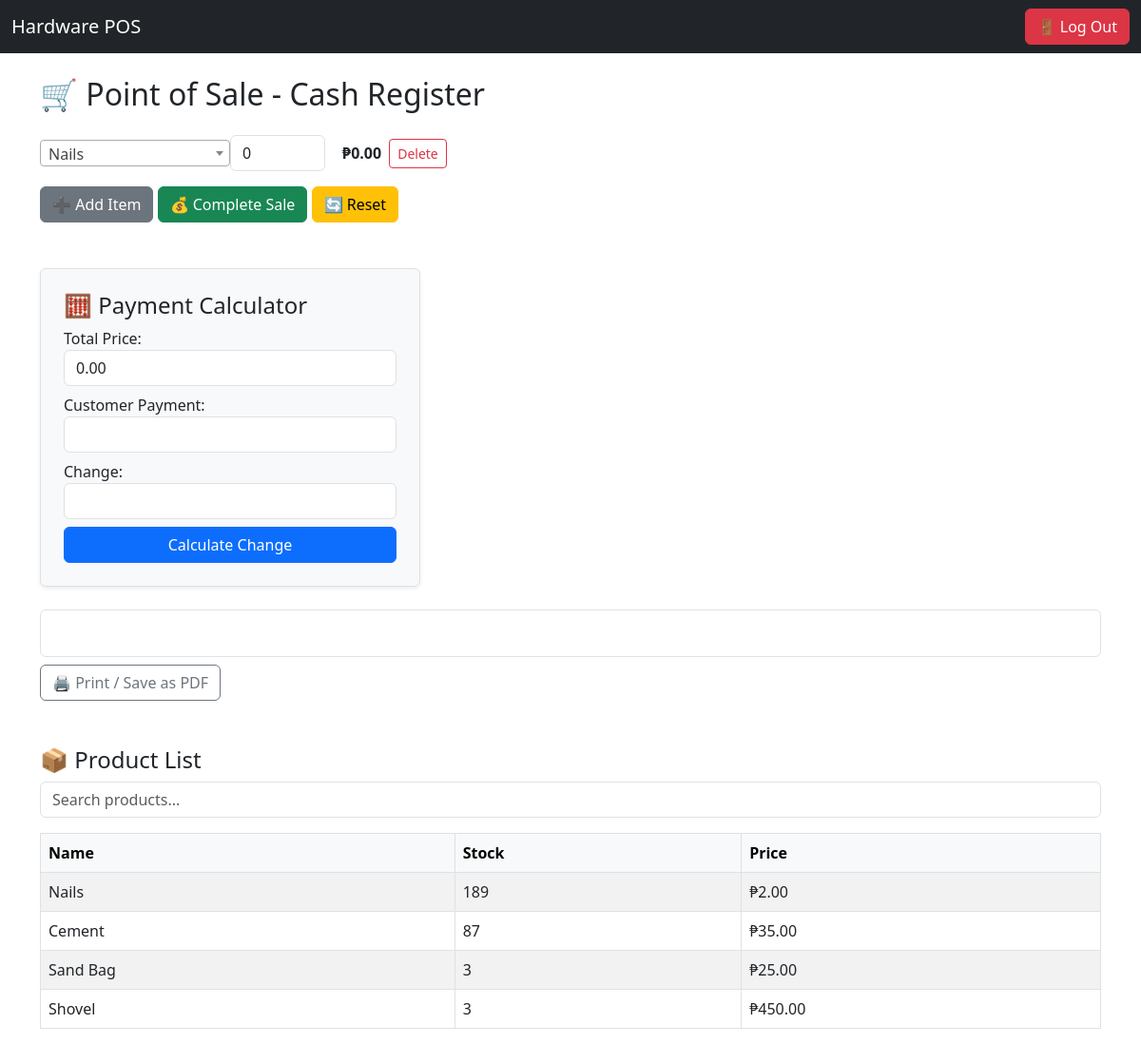
Page /pos/ (signed in) on the earlier database version.
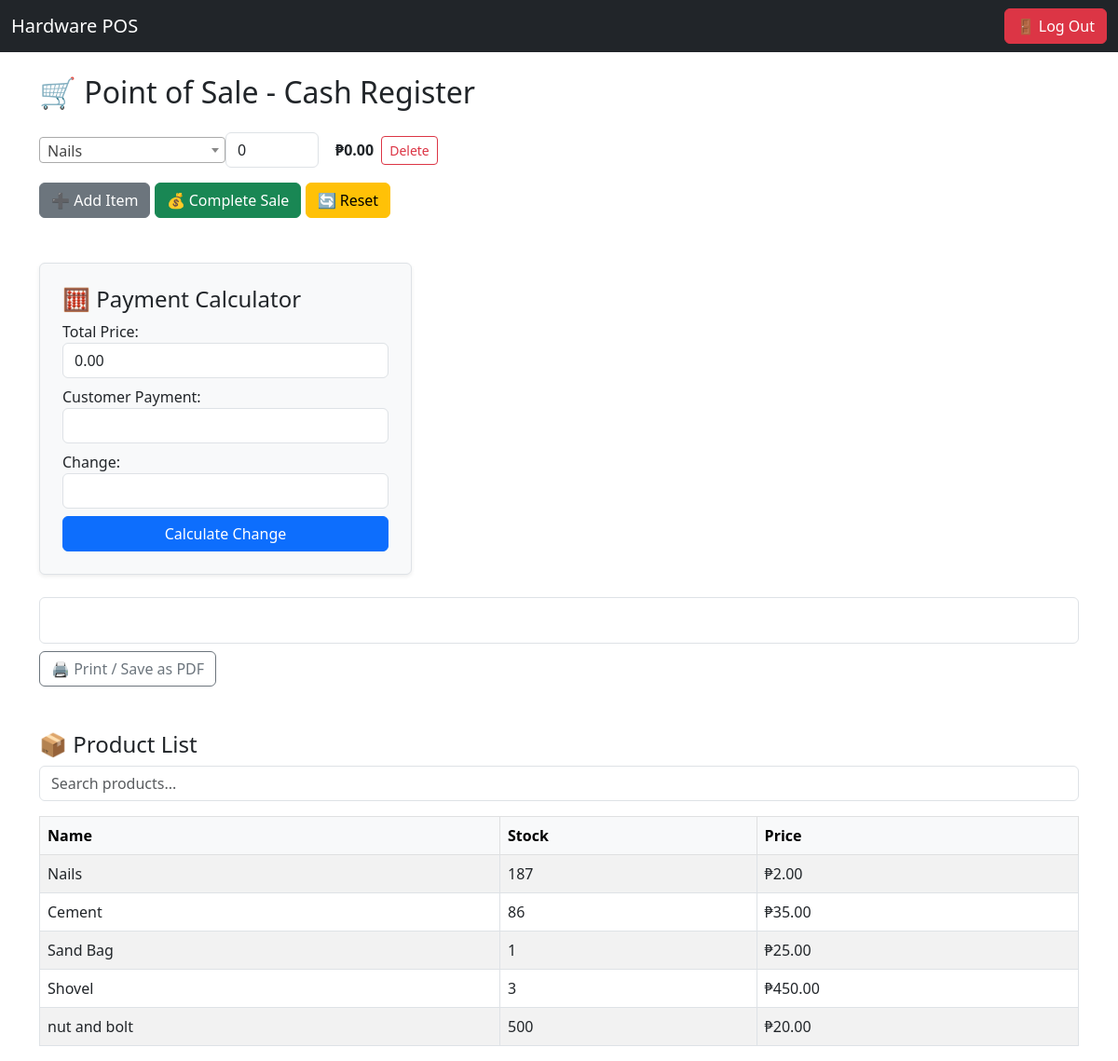
Same page on the later database version.
### core/models.py (models this page shows, shortened)
class Product(models.Model):
    name = models.CharField(max_length=100)
    description = models.TextField(blank=True)
    stock = models.PositiveIntegerField(default=0)
    price = models.DecimalField(max_digits=10, decimal_places=2)
    low_stock_threshold = models.PositiveIntegerField(default=5)
    low_stock_threshold = models.IntegerField(default=5
                                              )

### core/views.py (the view, shortened to what this page needs)
# urls.py: path('pos/', views.pos_view, name='pos_view'),
@user_passes_test(is_cashier)
@login_required
def pos_view(request):
    formset = POSFormSet(request.POST or None)
    return render(request, 'core/pos.html', {
        'formset': formset,
        'products': Product.objects.all(),
        'empty_form': formset.empty_form,
    })

### core/forms.py
class POSItemForm(forms.Form):
    product = forms.ModelChoiceField(
        queryset=Product.objects.all(),
        widget=forms.Select(attrs={'class': 'product-select'})
    )
    quantity = forms.IntegerField(
        min_value=1,
        widget=forms.NumberInput(attrs={'class': 'qty-input'})
    )

### core/views.py (called while the page is built)
def is_cashier(user):
    return user.groups.filter(name='Cashier').exists() or user.is_superuser

### core/templates/core/pos.html (shortened to what this page needs)
<!DOCTYPE html>
<html>
<head>
    <link href="https://cdn.jsdelivr.net/npm/bootstrap@5.3.0/dist/css/bootstrap.min.css" rel="stylesheet">
    <link href="https://cdn.jsdelivr.net/npm/select2@4.1.0-rc.0/dist/css/select2.min.css" rel="stylesheet" />
</head>
<body>
<nav class="navbar navbar-expand-lg navbar-dark bg-dark mb-4">
    <div class="container-fluid">
        <span class="navbar-brand">Hardware POS</span>
        <div class="d-flex">
            <form method="POST" action="{% url 'logout' %}">
                <button type="submit" class="btn btn-danger">🚪 Log Out</button>
            </form>
        </div>
    </div>
</nav>
<div class="container">
    <h2 class="mb-4">🛒 Point of Sale - Cash Register</h2>
    <form action="{% url 'pos_view' %}" method="post">
        <div id="form-list">
            {% for form in formset %}
            <div class="form-row d-flex align-items-center">
                <input type="number" name="form-{{ forloop.counter0 }}-quantity" class="form-control qty-input me-2" min="1" value="0" style="width:100px;">
                <span class="item-total me-2">₱0.00</span>
                <button type="button" class="btn btn-outline-danger btn-sm" onclick="removeForm(this)">Delete</button>
            </div>
            {% endfor %}
        </div>
        <div class="mt-3">
            <button type="button" class="btn btn-secondary" onclick="addForm()">➕ Add Item</button>
            <button type="submit" class="btn btn-success">💰 Complete Sale</button>
            <button type="button" class="btn btn-warning" onclick="resetForm()">🔄 Reset</button>
        </div>
    </form>
    <div class="mt-5 p-4 border rounded shadow-sm bg-light" style="max-width: 400px;">
        <h4>🧮 Payment Calculator</h4>
        <label>Total Price:</label>
        <input type="text" id="total_price" readonly class="form-control mb-2">
        <label>Customer Payment:</label>
        <input type="number" id="customer_payment" class="form-control mb-2">
        <label>Change:</label>
        <input type="text" id="change_output" readonly class="form-control mb-2">
        <button type="button" onclick="calculateChange()" class="btn btn-primary w-100">Calculate Change</button>
    </div>
    <div id="receipt" class="mt-4 p-4 border rounded bg-white"></div>
    <button onclick="printReceipt()" class="btn btn-outline-secondary mt-2">🖨️ Print / Save as PDF</button>
    <div class="mt-5">
        <h4>📦 Product List</h4>
        <input type="text" id="productSearch" class="form-control mb-3" placeholder="Search products...">
        <table class="table table-bordered table-striped">
            <thead class="table-light">
                <tr><th>Name</th><th>Stock</th><th>Price</th></tr>
            </thead>
            <tbody id="productTable">
                {% for product in products %}
                <tr>
                    <td>{{ product.name }}</td>
                    <td>{{ product.stock }}</td>
                    <td>₱{{ product.price }}</td>
                </tr>
                {% endfor %}
            </tbody>
        </table>
    </div>
</div>
</body>
</html>

Differences in the rows shown:
changed Product "Nails": stock "189" → "187"
changed Product "Cement": stock "87" → "86"
changed Product "Sand Bag": stock "3" → "1"
added Product: name "nut and bolt", stock "500", price "20.00"
